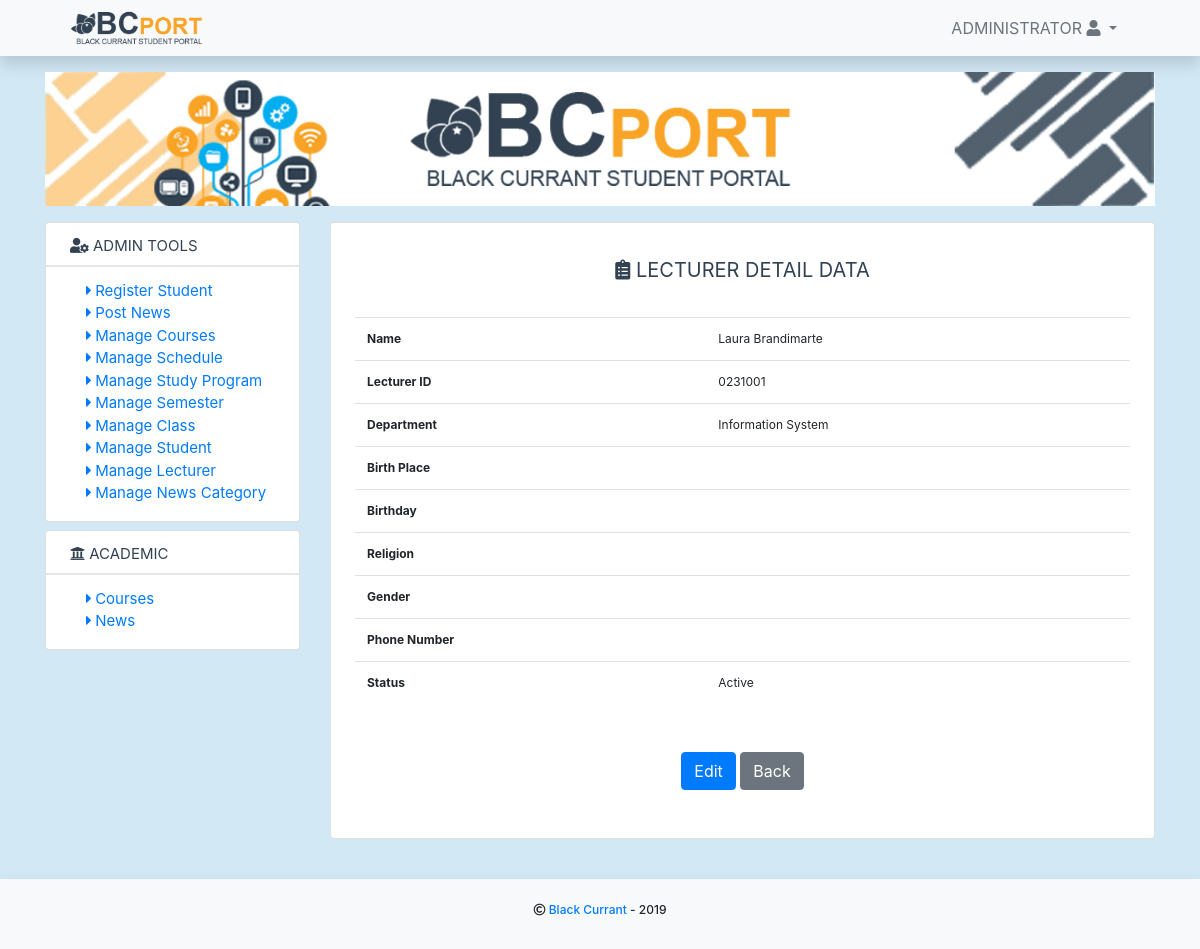
Screenshot of /index.php?page=detaillecturer&id=1 (signed in) with the database file from the repository.
### tables this page shows
CREATE TABLE `tb_lecturer` (
  `id` int(11) NOT NULL,
  `lecturer_id` varchar(15) NOT NULL,
  `name` varchar(255) NOT NULL,
  `studyprogram_id` int(11) NOT NULL,
  `birth_place` varchar(100) NOT NULL,
  `birth_date` varchar(20) NOT NULL,
  `phone_num` varchar(20) NOT NULL,
  `gender` varchar(15) NOT NULL,
  `religion_id` int(11) NOT NULL,
  `status` int(1) NOT NULL
);

CREATE TABLE `tb_studyprogram` (
  `id` int(11) NOT NULL,
  `studyprogram_id` int(11) NOT NULL,
  `studyprogram` varchar(255) NOT NULL,
  `abbreviation` varchar(15) NOT NULL
);

### core/app/lecturer.php (called while the page is built, shortened)
<?php
    function getLecturer($id) {
        global $connect;
        $sql = "SELECT tb_lecturer.*, tb_studyprogram.studyprogram, tb_religion.religion FROM tb_lecturer INNER JOIN tb_studyprogram ON tb_lecturer.studyprogram_id = tb_studyprogram.studyprogram_id LEFT JOIN tb_religion ON tb_lecturer.religion_id = tb_religion.religion_id WHERE tb_lecturer.id = '$id'";
        $query = $connect->query($sql);
        if ($query->num_rows > 0)
        {
            return $query;
        } else {
            return false;
        }
    }
?>

### core/base.php (called while the page is built, shortened)
<?php
    $baseUrl = "./";
?>

### pages/lecturer/detail.php (the view, shortened to what this page needs)
<div class="px-4 py-4">
	<h5 class="simple-text text-center"><i class="fas fa-clipboard-list"></i> Lecturer Detail Data</h5>
	<?php
		$idget = $_GET['id'];
		$result = getLecturer($idget);
		if ($result != false) {
			while ($row = $result->fetch_assoc())
			{
				$lecturer_id = $row['lecturer_id'];
				$name = $row['name'];
				$studyprogram = $row['studyprogram'];
				$birth_place = $row['birth_place'];
				$birth_date = $row['birth_date'];
				$phone_num = $row['phone_num'];
				$religion = $row['religion'];
				$status = $row['status'];
				$gender = $row['gender'];
	 ?>
	<table class="table my-4">
		<tr>
	  		<th>Name</th>
	  		<td><?php echo $name ?></td>
		</tr>
		<tr>
	  		<th>Lecturer ID</th>
	  		<td><?php echo $lecturer_id ?></td>
		</tr>
		<tr>
	  		<th>Department</th>
	  		<td><?php echo $studyprogram ?></td>
		</tr>
		<tr>
	  		<th>Birth Place</th>
	  		<td><?php echo $birth_place ?></td>
		</tr>
		<tr>
	  		<th>Birthday</th>
	  		<td><?php echo $birth_date ?></td>
		</tr>
		<tr>
	  		<th>Religion</th>
	  		<td><?php echo $religion ?></td>
		</tr>
		<tr>
	  		<th>Gender</th>
	  		<td><?php echo $gender ?></td>
		</tr>
		<tr>
	  		<th>Phone Number</th>
	  		<td><?php echo $phone_num ?></td>
		</tr>
		<tr>
	  		<th>Status</th>
	  		<td>
	  			<?php
	  				if ($status == '2') {
	  				 	echo "Inactive";
	  				 } else {
	  				 	echo "Active";
	  				 }
	  			?>
	  		</td>
		</tr>
	</table>
	<div class="text-center py-4">
		<a href="<?php echo $baseUrl.'index.php?page=editdetaillecturer&id='.$idget.''; ?>" class="btn btn-primary"> Edit</a>
		<a href="<?php echo $baseUrl.'index.php?page=lecturer'; ?>" class="btn btn-secondary"> Back</a>
	</div>
	<?php
			}
		}
	 ?>
</div>

### assets/css/custom.css (style rules this page uses)
body { background-color: #d2e8f5; }
.simple-text { text-transform: uppercase; padding: 0.5rem 0; display: block; white-space: nowrap; color: #324252; text-decoration: none; font-weight: 400; line-height: 30px; overflow: hidden; }
* { -webkit-box-sizing: border-box; box-sizing: border-box; }
body { padding: 0; margin: 0; }
table { font-size: 12px !important; }

### rows the page displays
tb_lecturer: name "Laura Brandimarte", lecturer "0231001", tb_studyprogram.studyprogram "Information System", status "Active"

### other values shown
$userdata['name'] "ADMINISTRATOR"
